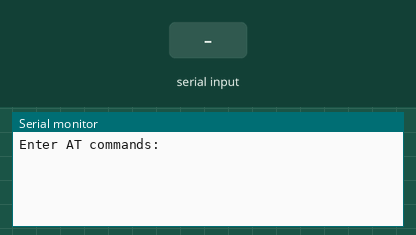
Recording of a sketch running on a simulated Arduino Uno, built with avr-gcc and run on an emulated ATmega328P. On the bench: the last lines printed to the serial monitor. The test bench sets the inputs (shaded band).

Above: at 3.2 s.
3.3 s: "1" received over the second serial link
At 4.5 s:
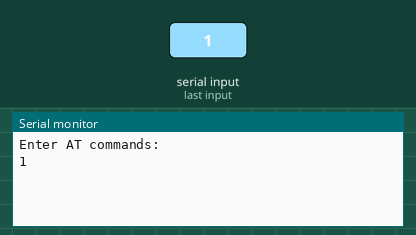
4.8 s: "0" received over the second serial link
At 5.8 s:
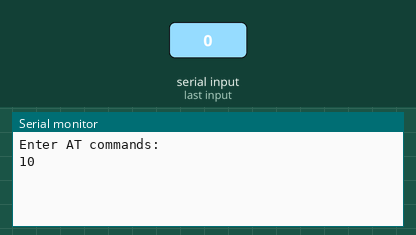

The sketch:

Bluetooth_HC05_AT_comm.ino
```cpp
/*
 * Use this code to talk to HC-05 modules.
 * To set module in AT command mode, make sure you
 * power on while having KEY/EN HIGH.
 * If this does not work, try holding the pushbutton in
 * on the HC-05 bord while while connecting the KEY/EN pin
 * to VCC (Especialy a ZS-040 BOARD)
 *
 *  Set the serial monitor to "38400 Baud", and "Both NL & CR"
 *
 * AT commands:
 * Command      Answer
 * AT           OK
 * AT+VERSION?  VERSION:3.0-20170601
 * AT+CLASS?    +CLASS:1  // or 0 should be 1 for phones to connect.
 * AT+UART?     +UART:9600,0,0  // Or could be 38400,0,0 set with AT+UART:9600,0,0
 *
 * More commands here : https://www.engineersgarage.com/sites/default/files/newinline/Table-Listing-AT-Commands-HC-05-Bluetooth-Module.%20Jpg
 *
 */
#define KEY 2 // If it is input low level or connect to the air, the module is at paired or communication mode. If it’s input high level, the module will enter to AT mode.
#define VCC 3 // Power til HC-05 modulet
#define GND 4 // GND til HC-05 modulet
#define BT_RX 5 // Forbindes til TxD på Hc-05 board
#define BT_TX 6 // Forbindes til RxD på Hc-05 board
#define LED 7 // LED out on BTH module


#include <SoftwareSerial.h>
SoftwareSerial mySerial(BT_RX, BT_TX);

void setup() {
  pinMode(GND,OUTPUT);
  pinMode(VCC,OUTPUT);
  pinMode(KEY,OUTPUT);
  digitalWrite(KEY,LOW); // This needs to be high for module to be in AT-mode
  delay(30);
  pinMode(LED,INPUT);
  // Power up module
  digitalWrite(GND,LOW);
  digitalWrite(VCC,HIGH);

  Serial.begin(9600);  // Arduino default speed, can be set to match HC-05 at 38400
  delay(1000);
  mySerial.begin(9600); // 38400 This is default speed used by the HC-05 while in AT command mode.
  delay(1000);
  Serial.println("Enter AT commands:");
}

/******************************************/
// SETUP
/******************************************/
void loop()
{

if (mySerial.available())
  Serial.write(mySerial.read());

if (Serial.available())
  mySerial.write(Serial.read());

}
```

Measured:
- after the input at 3.3 s, the serial monitor: prints a new line at once (image 1)
- after the input at 4.8 s, the serial monitor: prints a new line at once (image 2)
